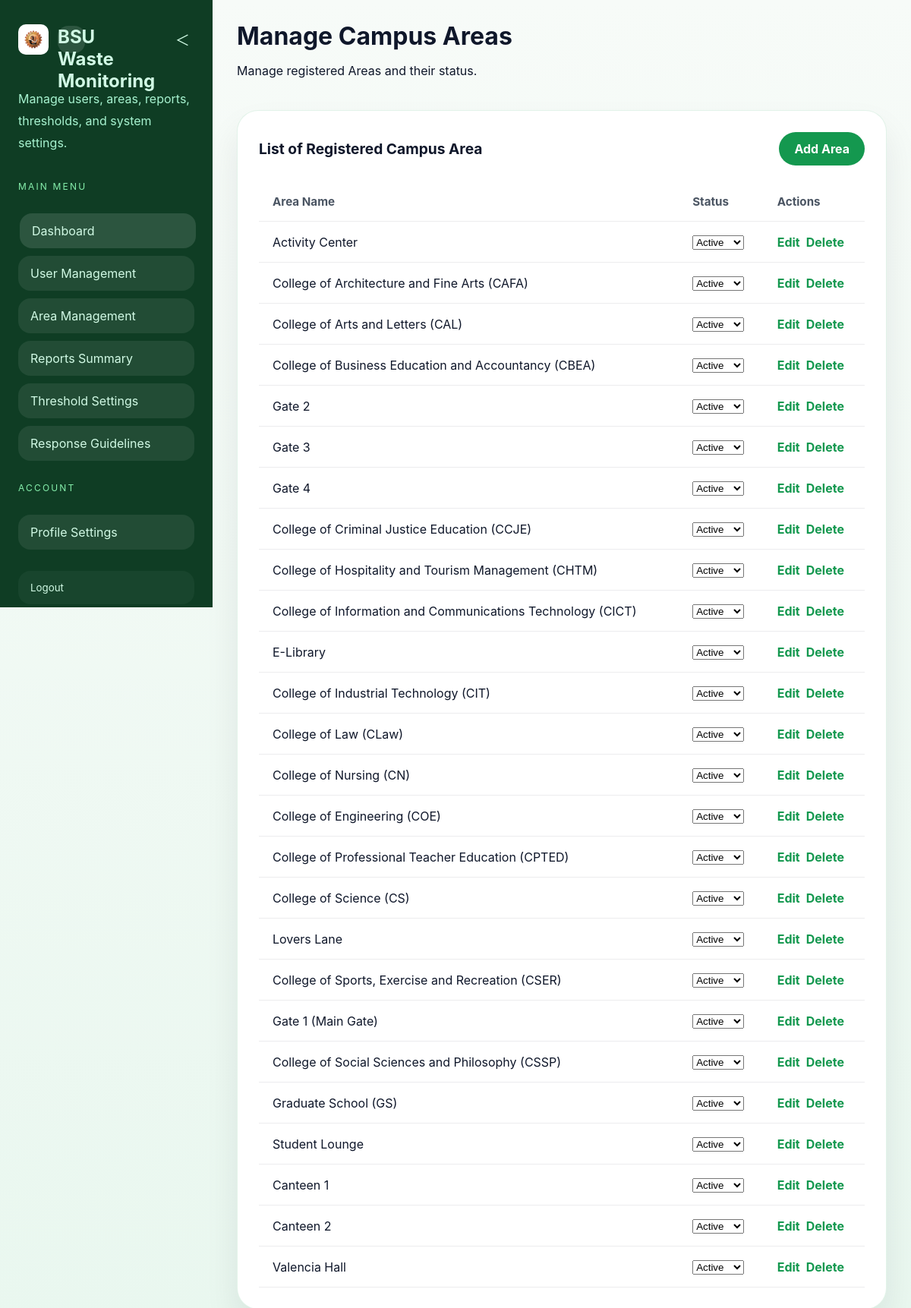
/areas/ (signed in), run on the app's committed database.
### records/models.py (models this page shows, shortened)
class Area(models.Model):
    area_name = models.CharField(max_length=100)
    status = models.CharField(max_length=50, default='Active')

### records/views.py (the view)
# urls.py: path('areas/', views.area_list, name='area_list'),
@login_required
def area_list(request):
    areas = Area.objects.all()
    return render(request, 'admin_area_list.html', {
        'areas': areas
    })

### records/context_processors.py (called while the page is built, shortened)
def sidebar_badges(request):
    user = getattr(request, 'user', None)
    if not user or not user.is_authenticated:
        return {}
    profile = getattr(user, 'profile', None)
    if not profile:
        return {}
    return {}

### records/templates/admin_area_list.html (shortened to what this page needs)
{% load static %}
<!DOCTYPE html>
<html>
<head>
</head>
<body>
    <div class="layout">
        <aside class="sidebar">
            <div class="brand">
                <img src="{% static 'images/bsu-logo.png' %}" alt="BSU Logo" style="width:40px;height:40px;border-radius:10px;background:#fff;padding:3px;object-fit:contain;">
                <span class="brand-name">BSU Waste Monitoring</span>
                <button type="button" class="sidebar-collapse" aria-label="Toggle sidebar">＜</button>
            </div>
            <p>Manage users, areas, reports, thresholds, and system settings.</p>
            <div class="section-title">Main Menu</div>
            <div class="nav-links">
                <a href="{% url 'admin_dashboard' %}" class="active">Dashboard</a>
                <a href="{% url 'user_list' %}">User Management</a>
                <a href="{% url 'area_list' %}">Area Management</a>
                <a href="{% url 'admin_reports' %}">Reports Summary</a>
                <a href="{% url 'threshold_settings' %}">Threshold Settings</a>
                <a href="{% url 'response_guidelines' %}">Response Guidelines</a>
            </div>
            <div class="section-title">Account</div>
            <div class="nav-links">
                <a href="{% url 'edit_profile' %}">
                    Profile Settings
                </a>
            </div>
            <form action="{% url 'logout' %}" method="POST" style="width:100%;">
                <button type="submit" class="logout-btn">
                    Logout
                </button>
            </form>
        </aside>
        <main class="main">
            <div class="topbar">
                    <div>
                        <h1>Manage Campus Areas</h1>
                        <p>Manage registered Areas and their status.</p>
                    </div>
                </div>
                <div class="panel">
                    <div class="panel-header">
                        <h2>List of Registered Campus Area</h2>
                        <a href="{% url 'add_area' %}" class="add-btn"
                        style="text-decoration:none;">
                            Add Area
                        </a>
                    </div>
                    <div class="table-wrapper">
                        <table>
                            <thead>
                                <tr>
                                    <th>Area Name</th>
                                    <th>Status</th>
                                    <th>Actions</th>
                                </tr>
                            </thead>
                            <tbody>
                                {% for area in areas %}
                                <tr>
                                    <td data-label="Area Name">
                                        {{ area.area_name }}
                                    </td>
                                    <td data-label="Status">
                                        <form method="POST"
                                            action="{% url 'update_area_status' area.id %}">
                                            <select name="status"
                                                onchange="this.form.submit()">
                                                <option value="Active"
                                                    {% if area.status == 'Active' %}
                                                    selected
                                                    {% endif %}>
                                                    Active
                                                </option>
                                            </select>
                                        </form>
                                    </td>
                                    <td data-label="Actions">
                                        <div class="action-links">
                                            <a href="{% url 'edit_area' area.id %}">  Edit  </a>
                                            <a href="{% url 'delete_area' area.id %}" onclick="
                                            return confirm( 'Warning:\n\nDeleting an Area may affect existing records, historical reports, and analytics.\n\nPlease ensure that this area does not contain important data before proceeding.\n\nPress OK to continue deleting or Cancel to check first.' );
                                            ">
                                                Delete
                                            </a>
                                        </div>
                                    </td>
                                </tr>
                                {% endfor %}
                            </tbody>
                        </table>
                    </div>
                </div>
        </main>
    </div>
</body>
</html>

### records/templates/admin_area_list.html (style rules this page uses)
:root { --bg: #e9f7ef; --sidebar: #0f3d24; --sidebar-soft: #143d2e; --panel: #ffffff; --primary: #14984f; --text: #0f172a; --muted: #4b5563; --shadow: 0 25px 45px rgba(15, 23, 42, 0.08); }
* { box-sizing: border-box; }
body { margin: 0; font-family: 'Inter', system-ui, -apple-system, BlinkMacSystemFont, 'Segoe UI', sans-serif; color: var(--text); background: linear-gradient(180deg, #f7fbf8 0%, #e9f7ef 100%); }
.layout { display: grid; grid-template-columns: 280px 1fr; min-height: 100vh; }
.sidebar { padding: 32px 24px; background: var(--sidebar); color: #d1fae5; display: flex; flex-direction: column; gap: 28px; position: sticky; top: 0; height: 100vh; overflow-y: auto; }
.brand { font-size: 1.5rem; font-weight: 800; display: flex; align-items: center; gap: 12px; }
.brand span { width: 36px; height: 36px; border-radius: 14px; background: rgba(255, 255, 255, 0.12); display: grid; place-items: center; font-weight: 700; }
.sidebar p { color: #a7f3d0; line-height: 1.8; margin-bottom: 8px; }
.section-title { color: #86efac; text-transform: uppercase; font-size: 0.75rem; letter-spacing: 0.18em; }
.nav-links { display: grid; gap: 10px; }
.nav-links a { display: flex; justify-content: space-between; align-items: center; padding: 13px 16px; border-radius: 16px; text-decoration: none; color: #d1fae5; background: rgba(255, 255, 255, 0.08); transition: transform 0.2s ease, background 0.2s ease; }
.nav-links a:hover, .nav-links a.active { background: rgba(255, 255, 255, 0.12); transform: translateX(2px); }
.main { padding: 28px 32px; }
.topbar { display: flex; justify-content: space-between; gap: 18px; align-items: center; margin-bottom: 26px; }
.topbar h1 { margin: 0; font-size: 2rem; }
.panel { background: var(--panel); border-radius: 28px; padding: 28px; box-shadow: var(--shadow); border: 1px solid rgba(20, 152, 79, 0.12); }
.panel-header { display: flex; justify-content: space-between; align-items: center; gap: 12px; margin-bottom: 22px; }
.panel-header h2 { margin: 0; font-size: 1.2rem; }
.table-wrapper { overflow-x: auto; }
table { width: 100%; border-collapse: collapse; min-width: 780px; }
th, td { padding: 16px 18px; text-align: left; border-bottom: 1px solid rgba(15, 23, 42, 0.08); }
th { color: var(--muted); font-size: 0.95rem; }
.action-links { display:flex; gap:8px; }
.action-links a { color:var(--primary); font-weight:700; text-decoration:none; }
.logout-btn { width: 100%; padding: 14px 16px; border-radius: 16px; border: none; background: rgba(255, 255, 255, 0.04); color: #d1fae5; cursor: pointer; font-family: inherit; text-align: left; transition: background 0.2s ease, transform 0.2s ease; }
.add-btn { border: none; border-radius: 999px; padding: 12px 20px; font-weight: 700; cursor: pointer; background: var(--primary); color: white; transition: transform 0.2s ease, background 0.2s ease; }
.sidebar-collapse { margin-left: auto; border: none; background: transparent; color: inherit; font-size: 1.2rem; cursor: pointer; padding: 6px; border-radius: 10px; transition: background 0.2s ease; }

### data on the page
Area: area_name "Activity Center", status "Active"
Area: area_name "College of Architecture and Fine Arts (CAFA)", status "Active"
Area: area_name "College of Arts and Letters (CAL)", status "Active"
Area: area_name "College of Business Education and Accountancy (CBEA)", status "Active"
Area: area_name "Gate 2", status "Active"
Area: area_name "Gate 3", status "Active"
Area: area_name "Gate 4", status "Active"
Area: area_name "College of Criminal Justice Education (CCJE)", status "Active"
Area: area_name "College of Hospitality and Tourism Management (CHTM)", status "Active"
Area: area_name "College of Information and Communications Technology (CICT)", status "Active"
Area: area_name "E-Library", status "Active"
Area: area_name "College of Industrial Technology (CIT)", status "Active"
Area: area_name "College of Law (CLaw)", status "Active"
Area: area_name "College of Nursing (CN)", status "Active"
Area: area_name "College of Engineering (COE)", status "Active"
Area: area_name "College of Professional Teacher Education (CPTED)", status "Active"
Area: area_name "College of Science (CS)", status "Active"
Area: area_name "Lovers Lane", status "Active"
Area: area_name "College of Sports, Exercise and Recreation (CSER)", status "Active"
Area: area_name "Gate 1 (Main Gate)", status "Active"
Area: area_name "College of Social Sciences and Philosophy (CSSP)", status "Active"
Area: area_name "Graduate School (GS)", status "Active"
Area: area_name "Student Lounge", status "Active"
Area: area_name "Canteen 1", status "Active"
Area: area_name "Canteen 2", status "Active"
Area: area_name "Valencia Hall", status "Active"
